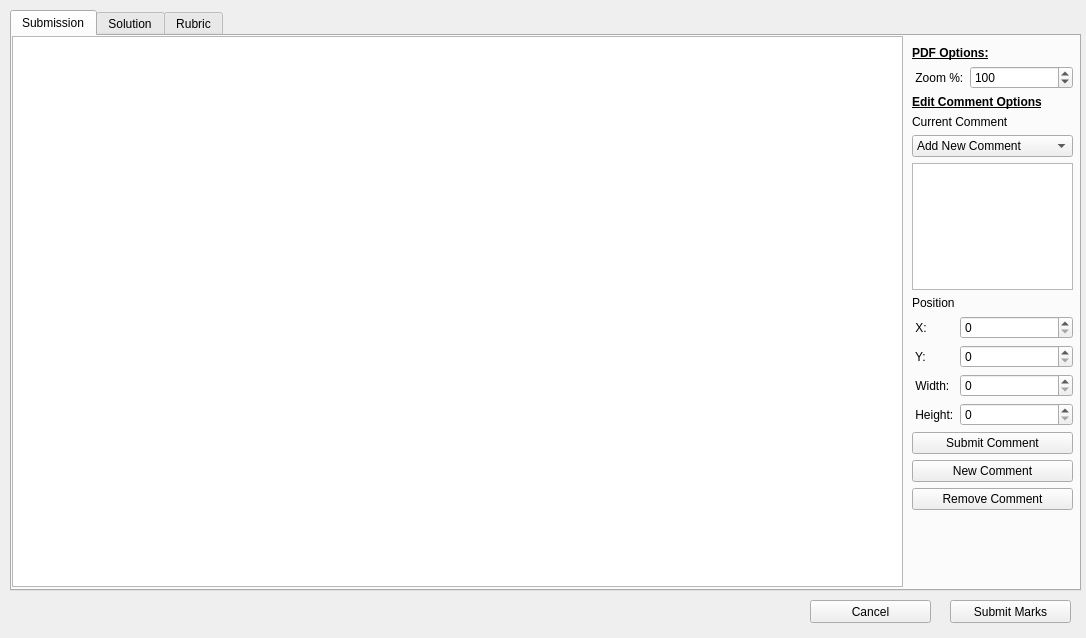
<?xml version="1.0" encoding="UTF-8"?>
<ui version="4.0">
 <class>EssayPSGradingScreen</class>
 <widget class="QWidget" name="EssayPSGradingScreen">
  <property name="geometry">
   <rect>
    <x>0</x>
    <y>0</y>
    <width>1086</width>
    <height>638</height>
   </rect>
  </property>
  <property name="windowTitle">
   <string>Form</string>
  </property>
  <widget class="QTabWidget" name="tabWidget">
   <property name="geometry">
    <rect>
     <x>10</x>
     <y>10</y>
     <width>1071</width>
     <height>581</height>
    </rect>
   </property>
   <property name="sizePolicy">
    <sizepolicy hsizetype="Fixed" vsizetype="Fixed">
     <horstretch>0</horstretch>
     <verstretch>0</verstretch>
    </sizepolicy>
   </property>
   <property name="currentIndex">
    <number>0</number>
   </property>
   <widget class="QWidget" name="SubmissionTab">
    <attribute name="title">
     <string>Submission</string>
    </attribute>
    <widget class="PDFGraphicsView" name="submissionGraphicsView">
     <property name="geometry">
      <rect>
       <x>0</x>
       <y>0</y>
       <width>891</width>
       <height>551</height>
      </rect>
     </property>
    </widget>
    <widget class="QWidget" name="verticalLayoutWidget">
     <property name="geometry">
      <rect>
       <x>900</x>
       <y>10</y>
       <width>161</width>
       <height>464</height>
      </rect>
     </property>
     <layout class="QVBoxLayout" name="verticalLayout">
      <item>
       <widget class="QLabel" name="label">
        <property name="font">
         <font>
          <weight>75</weight>
          <bold>true</bold>
          <underline>true</underline>
         </font>
        </property>
        <property name="text">
         <string>PDF Options:</string>
        </property>
       </widget>
      </item>
      <item>
       <layout class="QFormLayout" name="formLayout">
        <item row="0" column="0">
         <widget class="QLabel" name="label_2">
          <property name="text">
           <string> Zoom %:</string>
          </property>
         </widget>
        </item>
        <item row="0" column="1">
         <widget class="QSpinBox" name="submissionZoomSpinBox">
          <property name="maximum">
           <number>1000</number>
          </property>
          <property name="value">
           <number>100</number>
          </property>
         </widget>
        </item>
       </layout>
      </item>
      <item>
       <widget class="QLabel" name="label_4">
        <property name="font">
         <font>
          <weight>75</weight>
          <bold>true</bold>
          <underline>true</underline>
         </font>
        </property>
        <property name="text">
         <string>Edit Comment Options</string>
        </property>
       </widget>
      </item>
      <item>
       <widget class="QLabel" name="label_5">
        <property name="text">
         <string>Current Comment</string>
        </property>
       </widget>
      </item>
      <item>
       <widget class="QComboBox" name="commentComboBox">
        <property name="currentText">
         <string>Add New Comment</string>
        </property>
        <item>
         <property name="text">
          <string>Add New Comment</string>
         </property>
        </item>
       </widget>
      </item>
      <item>
       <widget class="QTextEdit" name="commentTextEdit"/>
      </item>
      <item>
       <widget class="QLabel" name="label_6">
        <property name="text">
         <string>Position</string>
        </property>
       </widget>
      </item>
      <item>
       <layout class="QFormLayout" name="formLayout_2">
        <item row="0" column="0">
         <widget class="QLabel" name="label_7">
          <property name="text">
           <string> X: </string>
          </property>
         </widget>
        </item>
        <item row="0" column="1">
         <widget class="QSpinBox" name="xSpinBox"/>
        </item>
        <item row="1" column="0">
         <widget class="QLabel" name="label_8">
          <property name="text">
           <string> Y:</string>
          </property>
         </widget>
        </item>
        <item row="1" column="1">
         <widget class="QSpinBox" name="ySpinBox"/>
        </item>
        <item row="2" column="0">
         <widget class="QLabel" name="label_9">
          <property name="text">
           <string> Width:</string>
          </property>
         </widget>
        </item>
        <item row="2" column="1">
         <widget class="QSpinBox" name="widthSpinBox"/>
        </item>
        <item row="3" column="0">
         <widget class="QLabel" name="label_10">
          <property name="text">
           <string> Height:</string>
          </property>
         </widget>
        </item>
        <item row="3" column="1">
         <widget class="QSpinBox" name="heightSpinBox"/>
        </item>
       </layout>
      </item>
      <item>
       <widget class="QPushButton" name="submitCommentButton">
        <property name="text">
         <string>Submit Comment</string>
        </property>
       </widget>
      </item>
      <item>
       <widget class="QPushButton" name="newCommentButton">
        <property name="text">
         <string>New Comment</string>
        </property>
       </widget>
      </item>
      <item>
       <widget class="QPushButton" name="removeCommentButton">
        <property name="text">
         <string>Remove Comment</string>
        </property>
       </widget>
      </item>
     </layout>
    </widget>
   </widget>
   <widget class="QWidget" name="SolutionTab">
    <attribute name="title">
     <string>Solution</string>
    </attribute>
    <widget class="QGraphicsView" name="solutionGraphicsView">
     <property name="geometry">
      <rect>
       <x>0</x>
       <y>0</y>
       <width>891</width>
       <height>551</height>
      </rect>
     </property>
    </widget>
    <widget class="QWidget" name="verticalLayoutWidget_2">
     <property name="geometry">
      <rect>
       <x>900</x>
       <y>10</y>
       <width>161</width>
       <height>51</height>
      </rect>
     </property>
     <layout class="QVBoxLayout" name="verticalLayout_2">
      <item>
       <widget class="QLabel" name="label_11">
        <property name="font">
         <font>
          <weight>75</weight>
          <bold>true</bold>
          <underline>true</underline>
         </font>
        </property>
        <property name="text">
         <string>PDF Options:</string>
        </property>
       </widget>
      </item>
      <item>
       <layout class="QFormLayout" name="formLayout_3">
        <item row="0" column="0">
         <widget class="QLabel" name="label_12">
          <property name="text">
           <string> Zoom %:</string>
          </property>
         </widget>
        </item>
        <item row="0" column="1">
         <widget class="QSpinBox" name="solutionZoomSpinBox">
          <property name="maximum">
           <number>1000</number>
          </property>
          <property name="value">
           <number>100</number>
          </property>
         </widget>
        </item>
       </layout>
      </item>
     </layout>
    </widget>
   </widget>
   <widget class="QWidget" name="Rubric">
    <attribute name="title">
     <string>Rubric</string>
    </attribute>
    <widget class="QLabel" name="label_3">
     <property name="geometry">
      <rect>
       <x>560</x>
       <y>30</y>
       <width>71</width>
       <height>24</height>
      </rect>
     </property>
     <property name="font">
      <font>
       <pointsize>12</pointsize>
      </font>
     </property>
     <property name="text">
      <string>Rubric</string>
     </property>
     <property name="alignment">
      <set>Qt::AlignCenter</set>
     </property>
    </widget>
    <widget class="QListWidget" name="listWidget">
     <property name="geometry">
      <rect>
       <x>560</x>
       <y>60</y>
       <width>499</width>
       <height>16</height>
      </rect>
     </property>
     <property name="sizePolicy">
      <sizepolicy hsizetype="Fixed" vsizetype="Minimum">
       <horstretch>0</horstretch>
       <verstretch>0</verstretch>
      </sizepolicy>
     </property>
     <property name="maximumSize">
      <size>
       <width>500</width>
       <height>602</height>
      </size>
     </property>
     <property name="sizeIncrement">
      <size>
       <width>0</width>
       <height>0</height>
      </size>
     </property>
     <property name="sizeAdjustPolicy">
      <enum>QAbstractScrollArea::AdjustToContents</enum>
     </property>
     <property name="alternatingRowColors">
      <bool>true</bool>
     </property>
     <property name="selectionMode">
      <enum>QAbstractItemView::NoSelection</enum>
     </property>
     <property name="verticalScrollMode">
      <enum>QAbstractItemView::ScrollPerPixel</enum>
     </property>
    </widget>
   </widget>
  </widget>
  <widget class="QPushButton" name="submitMarksButton">
   <property name="geometry">
    <rect>
     <x>950</x>
     <y>600</y>
     <width>121</width>
     <height>23</height>
    </rect>
   </property>
   <property name="text">
    <string>Submit Marks</string>
   </property>
  </widget>
  <widget class="QPushButton" name="cancelButton">
   <property name="geometry">
    <rect>
     <x>810</x>
     <y>600</y>
     <width>121</width>
     <height>23</height>
    </rect>
   </property>
   <property name="text">
    <string>Cancel</string>
   </property>
  </widget>
 </widget>
 <customwidgets>
  <customwidget>
   <class>PDFGraphicsView</class>
   <extends>QGraphicsView</extends>
   <header>Controllers/pdfgraphicsview.h</header>
  </customwidget>
 </customwidgets>
 <resources/>
 <connections/>
</ui>
